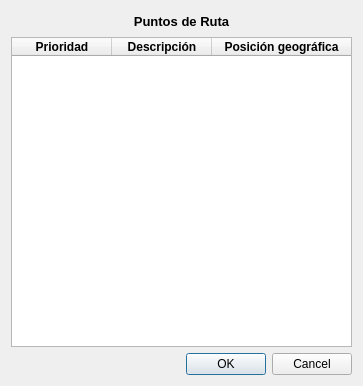
<?xml version="1.0" encoding="UTF-8"?>
<ui version="4.0">
 <class>vTrazaRuta</class>
 <widget class="QDialog" name="vTrazaRuta">
  <property name="geometry">
   <rect>
    <x>0</x>
    <y>0</y>
    <width>363</width>
    <height>386</height>
   </rect>
  </property>
  <property name="minimumSize">
   <size>
    <width>363</width>
    <height>0</height>
   </size>
  </property>
  <property name="maximumSize">
   <size>
    <width>370</width>
    <height>16777215</height>
   </size>
  </property>
  <property name="windowTitle">
   <string>Dialog</string>
  </property>
  <layout class="QGridLayout" name="gridLayout">
   <item row="0" column="0">
    <spacer name="horizontalSpacer_2">
     <property name="orientation">
      <enum>Qt::Horizontal</enum>
     </property>
     <property name="sizeHint" stdset="0">
      <size>
       <width>114</width>
       <height>20</height>
      </size>
     </property>
    </spacer>
   </item>
   <item row="0" column="1">
    <widget class="QLabel" name="label">
     <property name="font">
      <font>
       <pointsize>10</pointsize>
       <weight>75</weight>
       <bold>true</bold>
      </font>
     </property>
     <property name="frameShadow">
      <enum>QFrame::Raised</enum>
     </property>
     <property name="lineWidth">
      <number>6</number>
     </property>
     <property name="text">
      <string>Puntos de Ruta</string>
     </property>
     <property name="alignment">
      <set>Qt::AlignCenter</set>
     </property>
    </widget>
   </item>
   <item row="0" column="2">
    <spacer name="horizontalSpacer">
     <property name="orientation">
      <enum>Qt::Horizontal</enum>
     </property>
     <property name="sizeHint" stdset="0">
      <size>
       <width>113</width>
       <height>20</height>
      </size>
     </property>
    </spacer>
   </item>
   <item row="1" column="0" colspan="3">
    <widget class="QTableWidget" name="tabla">
     <property name="sizeAdjustPolicy">
      <enum>QAbstractScrollArea::AdjustToContents</enum>
     </property>
     <attribute name="horizontalHeaderCascadingSectionResizes">
      <bool>true</bool>
     </attribute>
     <attribute name="horizontalHeaderStretchLastSection">
      <bool>true</bool>
     </attribute>
     <attribute name="verticalHeaderCascadingSectionResizes">
      <bool>true</bool>
     </attribute>
     <attribute name="verticalHeaderStretchLastSection">
      <bool>true</bool>
     </attribute>
     <column>
      <property name="text">
       <string>Prioridad</string>
      </property>
      <property name="font">
       <font>
        <weight>75</weight>
        <bold>true</bold>
       </font>
      </property>
      <property name="textAlignment">
       <set>AlignCenter</set>
      </property>
      <property name="background">
       <color>
        <red>0</red>
        <green>0</green>
        <blue>127</blue>
       </color>
      </property>
     </column>
     <column>
      <property name="text">
       <string>Descripción</string>
      </property>
      <property name="font">
       <font>
        <weight>75</weight>
        <bold>true</bold>
       </font>
      </property>
      <property name="textAlignment">
       <set>AlignCenter</set>
      </property>
      <property name="background">
       <color>
        <red>0</red>
        <green>0</green>
        <blue>127</blue>
       </color>
      </property>
     </column>
     <column>
      <property name="text">
       <string>Posición geográfica</string>
      </property>
      <property name="font">
       <font>
        <weight>75</weight>
        <bold>true</bold>
       </font>
      </property>
      <property name="textAlignment">
       <set>AlignCenter</set>
      </property>
      <property name="background">
       <color>
        <red>0</red>
        <green>0</green>
        <blue>127</blue>
       </color>
      </property>
     </column>
    </widget>
   </item>
   <item row="2" column="0" colspan="3">
    <widget class="QDialogButtonBox" name="buttonBox">
     <property name="orientation">
      <enum>Qt::Horizontal</enum>
     </property>
     <property name="standardButtons">
      <set>QDialogButtonBox::Cancel|QDialogButtonBox::Ok</set>
     </property>
    </widget>
   </item>
  </layout>
 </widget>
 <resources/>
 <connections>
  <connection>
   <sender>buttonBox</sender>
   <signal>accepted()</signal>
   <receiver>vTrazaRuta</receiver>
   <slot>accept()</slot>
   <hints>
    <hint type="sourcelabel">
     <x>248</x>
     <y>254</y>
    </hint>
    <hint type="destinationlabel">
     <x>157</x>
     <y>274</y>
    </hint>
   </hints>
  </connection>
  <connection>
   <sender>buttonBox</sender>
   <signal>rejected()</signal>
   <receiver>vTrazaRuta</receiver>
   <slot>reject()</slot>
   <hints>
    <hint type="sourcelabel">
     <x>316</x>
     <y>260</y>
    </hint>
    <hint type="destinationlabel">
     <x>286</x>
     <y>274</y>
    </hint>
   </hints>
  </connection>
 </connections>
</ui>
